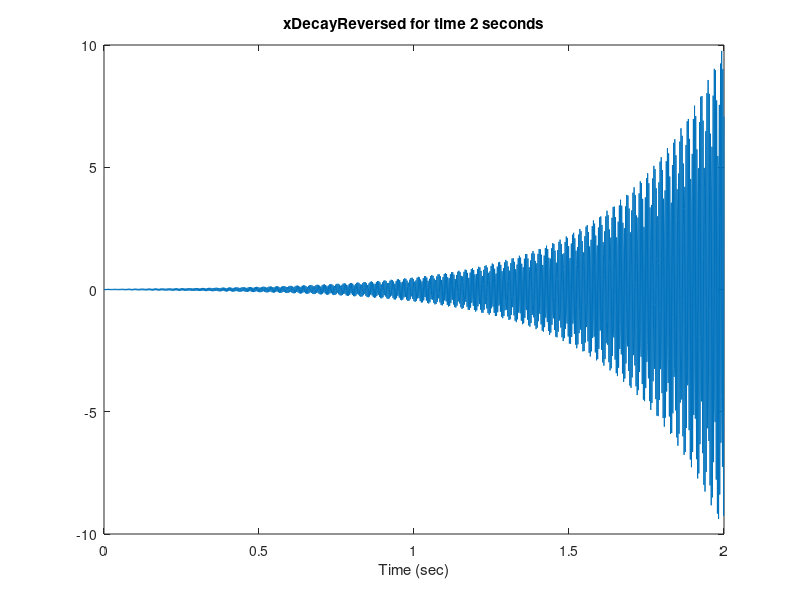

Recreate this plot in MATLAB.
%%
%2.4.1 Time reversal 
% Here we reverse the decaying sinusoid from 2.2
% Please finish 2.2 first
load('Lab_1_decay.mat');
len = length(xDecay_new); %length of decaying sin
xDecayReverse = xDecay_new(length(xDecay_new):-1:1);; %reverse decaying sin
figure;
plot(tt,xDecayReverse); 
title('xDecayReversed for time 2 seconds'); xlabel('Time (sec)');
